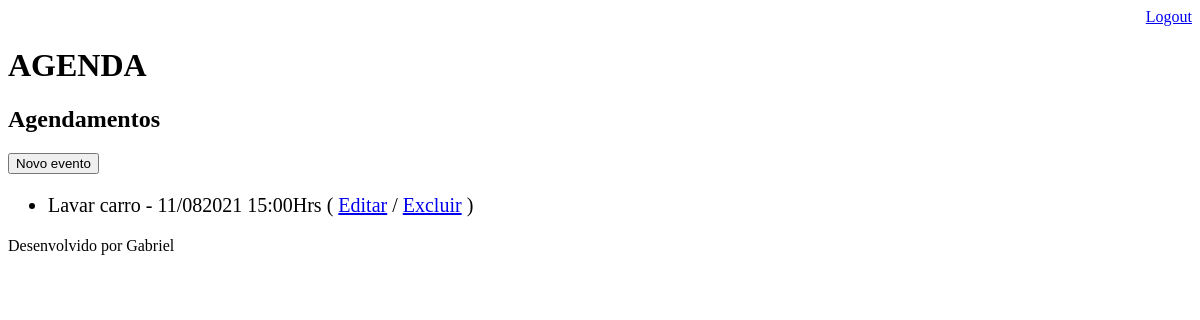
The app's page /agenda/ (signed in), older data.
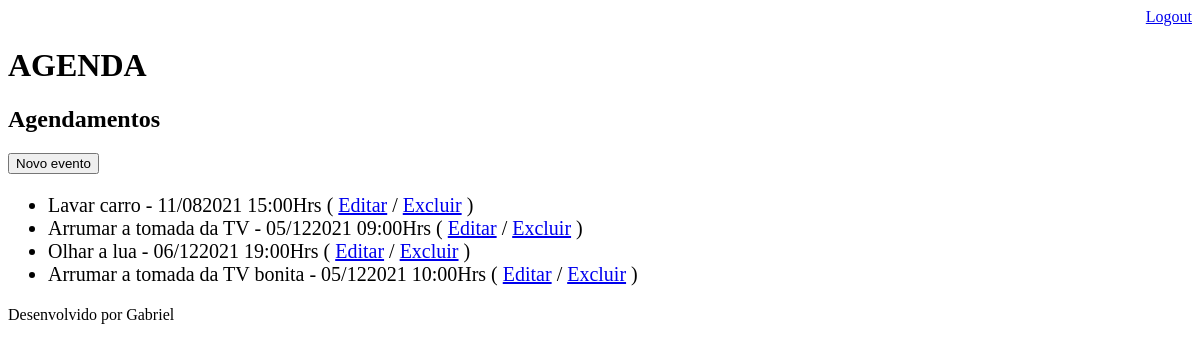
The same page, newer data.
### core/models.py (models this page shows, shortened)
class Evento(models.Model):
    titulo = models.CharField(max_length=100)
    descricao = models.TextField(blank=True,null=True)
    data_evento = models.DateTimeField(verbose_name='Data do evento')
    data_criacao = models.DateTimeField(auto_now=True)
    usuario = models.ForeignKey(User,on_delete=models.CASCADE)
    class Meta:
        db_table = 'evento'
    def get_data_evento(self):
        return self.data_evento.strftime('%d/%m%Y %H:%MHrs')

### core/views.py (the view)
# urls.py: path('agenda/',views.lista_eventos),
@login_required(login_url='/login/')
def lista_eventos(request):
    usuario = request.user
    evento = Evento.objects.filter(usuario=usuario)
    dados = {'eventos':evento}
    return render(request, 'agenda.html',dados)

### templates/agenda.html
{% extends "model-page.html" %}
{% block content %}
    <h2>Agendamentos</h2>
    <a href="evento/">
        <button type="button">Novo evento</button>
    </a>
    <ul style="font-size: 20px">
        {% for evento in eventos %}
            <li>
                {{evento.titulo}} - {{evento.get_data_evento}}
                ( <a href="#">Editar</a>
                / <a href="evento/delete/{{ evento.id }}/">Excluir</a> )
            </li>
        {% endfor %}
    </ul>
{% endblock %}

### templates/model-page.html
<!DOCTYPE html>
<html lang="en">
<head>
    {% include "model-header.html" %}
</head>
<body>
    {% block content %} {% endblock %}
    {% include "model-footer.html" %}
</body>
</html>

### templates/model-header.html (shortened to what this page needs)
<div align="right">
    <a href="/logout">Logout</a>
</div>
<h1>AGENDA</h1>

### templates/model-footer.html
<p>Desenvolvido por Gabriel</p>

Row changes from the older to the newer data that the page shows:
added Evento: titulo "Arrumar a tomada da TV", get_data_evento "05/122021 09:00Hrs"
added Evento: titulo "Olhar a lua", get_data_evento "06/122021 19:00Hrs"
added Evento: titulo "Arrumar a tomada da TV bonita", get_data_evento "05/122021 10:00Hrs"
